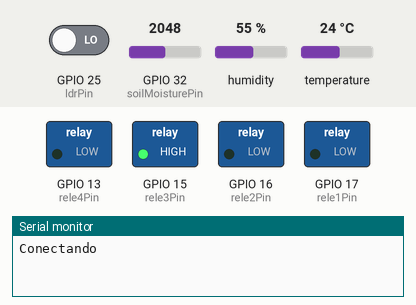
Recording of a sketch running on a simulated ESP32. Parts: switched loads named in the sketch (green lamp = pin HIGH), the last lines printed to the serial monitor. The inputs (shaded band) are chosen by the test bench; at power-on: GPIO 32 (soilMoisturePin) = 2048, temperature 24 °C, GPIO 25 (ldrPin) LOW, humidity 55 %. WiFi joins after 1.5 s; servers stay silent unless stated; uploads are accepted with an empty reply; the local clock reads 2024-03-15 10:24:30 at power-on unless the sketch sets it.

Above: at 1.8 s.
1.9 s: GPIO 32 (soilMoisturePin) set to 1921
At 3.3 s:
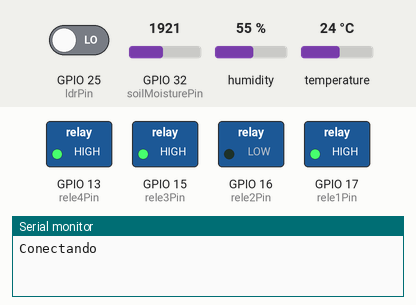
7.9 s: GPIO 32 (soilMoisturePin) set to 1824
At 13.5 s:
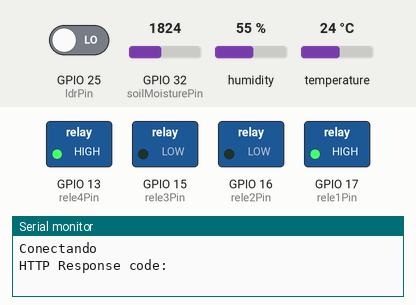
13.9 s: temperature set to 30.2 °C
19.4 s: temperature set to 31.8 °C
21.7 s: GPIO 25 (ldrPin) driven HIGH
At 25.4 s:
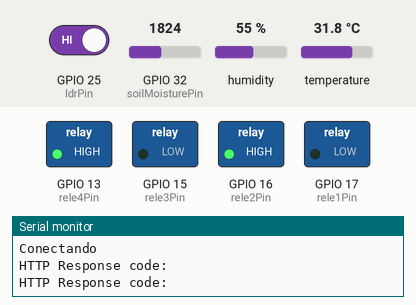
26.2 s: GPIO 32 (soilMoisturePin) set to 2047
At 28.1 s:
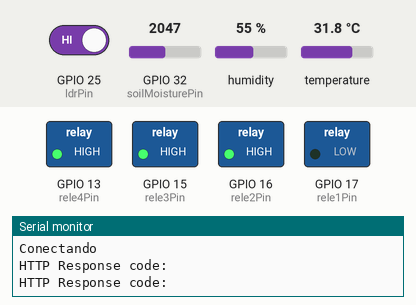
Timing chart, 0 to 29.2 s (numbered marks = the images above; inputs shaded):
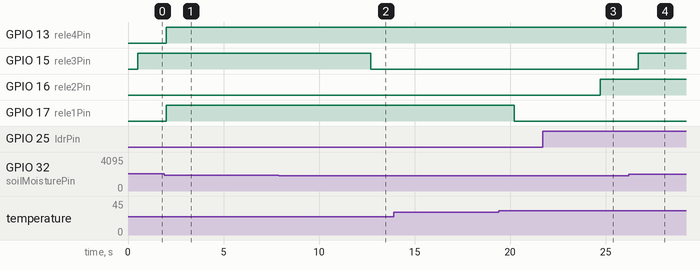

The sketch:

codigoESP32.ino
```cpp
#include "DHTesp.h"
#include <Arduino.h>
#include <Wire.h>
#include <WiFi.h>
#include <WiFiClientSecure.h>
#include <HTTPClient.h>
#include <cfloat>
#include <time.h>
//#include "BluetoothSerial.h"


// Filtro Média Móvel
class MovingAverageFilter {
public:
    MovingAverageFilter(int size = 10)
        : size(size), position(0), sum(0), full(false), lowerBandThreshold(-FLT_MAX), upperBandThreshold(FLT_MAX) {
        buffer = new float[size];
        for (int i = 0; i < size; i++) {
            buffer[i] = 0;
        }
    }

    ~MovingAverageFilter() {
        delete[] buffer;
    }

    float add(float value) {
        float currentAverage = (full) ? sum / size : sum / (position + 1);

        // Bandpass filter
        float difference = abs(value - currentAverage);
        if (difference < lowerBandThreshold || difference > upperBandThreshold) {
            value = currentAverage; // This could be set to another strategy if needed
        }

        if (full) {
            sum -= buffer[position];
        }

        sum += value;
        buffer[position] = value;

        position++;
        if (position >= size) {
            position = 0;
            full = true;
        }

        return currentAverage;
    }

    // Método adicionado para obter o valor médio atual
    float getAverage() const {
        return (full) ? sum / size : sum / (position + 1);
    }

    void setBandpassThresholds(float lowerThreshold, float upperThreshold) {
        lowerBandThreshold = lowerThreshold;
        upperBandThreshold = upperThreshold;
    }

private:
    float* buffer;
    int size;
    int position;
    float sum;
    bool full;

    float lowerBandThreshold;
    float upperBandThreshold;
};


// Configuração de hora
const char* ntpServer = "pool.ntp.org";
const long  gmtOffset_sec = -10800;    // Offset em segundos para sua zona de tempo local
const int   daylightOffset_sec = 0; // Ajuste para horário de verão, se necessário
static String ultimaHoraAtual = "";
static time_t ultimoTempoObtido = 0;
static unsigned int ultimoObtidoMillis = 0;
const unsigned int INTERVALO_OBTENCAO_HORA = 3600000;  // 1 hora em milissegundos

// Replace with your network credentials
const char* ssid     = "OnePlus6";
const char* password = "12345678";

// REPLACE with your Domain name and URL path or IP address with path
const char* serverName = "https://oantichifre.com/esp-post-data.php";

// Keep this API Key value to be compatible with the PHP code provided in the project page.
String apiKeyValue = "tPmAT5Ab3j7F9";


// Pinos dos relés
const int rele1Pin = 17; //pino para o Relé 1
const int rele2Pin = 16; //pino para o Relé 2
const int rele3Pin = 15; //pino para o Relé 3
const int rele4Pin = 13; //pino para o Relé 4

bool rele1Estado = LOW; // Estado inicial do Relé 1
bool rele2Estado = LOW; // Estado inicial do Relé 2
bool rele3Estado = LOW; // Estado inicial do Relé 3
bool rele4Estado = LOW; // Estado inicial do Relé 4
bool redeDisponivel = false;

// Pino de Serial para o sensor DHT22

#define DHT_PIN 22

//Temperatura Máxima e Mínima

#define TEMP_MAX 27
#define TEMP_MIN 23

//Setup DHT
DHTesp dht;

//Bluetooth
//BluetoothSerial ESP_BT;
//bool Override = false;
//int incoming;

// Pino do sensor LDR
const int ldrPin = 25;

// Pino conectado ao sensor de umidade do solo
const int soilMoisturePin = 32;

MovingAverageFilter FiltroTemp;
MovingAverageFilter FiltroUmid;
MovingAverageFilter FiltroLDR;
MovingAverageFilter FiltroUmidSolo;

void setup() {
  Serial.begin(115200);
  // WIFI
  WiFi.begin(ssid, password);
  Serial.println("Conectando");
  // Hora
  setupNTP();

  //Bluetooth
  //ESP_BT.begin("ESP32_Control");

  // Inicializa os pinos dos relés como saídas
  pinMode(rele1Pin, OUTPUT);
  pinMode(rele2Pin, OUTPUT);
  pinMode(rele3Pin, OUTPUT);
  pinMode(rele4Pin, OUTPUT);

  // Inicializa o sensor DHT22
  dht.setup(DHT_PIN, DHTesp::DHT22);

  // Inicializa o pino do sensor LDR como entrada
  pinMode(ldrPin, INPUT);

  // Inicializar o pino do sensor de umidade do solo como entrada
  pinMode(soilMoisturePin, INPUT);

  //inicialização dos filtors de passa-faixa
  TempAndHumidity newValues = dht.getTempAndHumidity();
  float temperatura = newValues.temperature;
  float umidade = newValues.humidity;
  float mediaUmid = FiltroUmid.add(umidade);
  float mediaTemp = FiltroTemp.add(temperatura);
  FiltroTemp.setBandpassThresholds(0,20.00);
  FiltroUmid.setBandpassThresholds(0,10.0);


}


void loop() {
  unsigned long currentMillis = millis();
/*
  if (ESP_BT.available())
    {
      incoming = ESP_BT.read(); //Read what we receive

      // separate button ID from button value -> button ID is 10, 20, 30, etc, value is 1 or 0
      int button = floor(incoming / 10);
      int value = incoming % 10;

      switch (button) {
        case 1:
          digitalWrite(rele1Pin, value);
          break;
        case 2:
          digitalWrite(rele2Pin, value);
          break;
        case 3:
          digitalWrite(rele3Pin, value);
          break;
        case 4:
          digitalWrite(rele4Pin, value);
          break;
        case 5:
          Override = value;
          break;
      }
    }
*/


  // loopDHT22: every 2 seconds
  static unsigned long lastDHT22Millis = 0;
  if (currentMillis - lastDHT22Millis >= 2000) {
    lastDHT22Millis = currentMillis;
    TempAndHumidity newValues = dht.getTempAndHumidity();

    if (dht.getStatus() != 0)
    {
    Serial.println("Erro na leitura do DHT22!");
    return;
    }

    float temperatura = newValues.temperature;
    float umidade = newValues.humidity;
    int estadoRele1 = digitalRead(rele1Pin);
    int estadoRele4 = digitalRead(rele4Pin);
    float mediaUmid = FiltroUmid.add(umidade);
    float mediaTemp = FiltroTemp.add(temperatura);


      // Controla o rele 1, Aquecedor
    //if(Override == false){
      if (mediaTemp < TEMP_MIN) {
        digitalWrite(rele1Pin, HIGH); // Liga o Relé 1
      } else {
        digitalWrite(rele1Pin, LOW); // Desliga o Relé 1
      }

      // Exemplo: Ligar o Relé 2 se a umidade estiver abaixo de 40%
      if (mediaUmid < 40) {
        digitalWrite(rele4Pin, HIGH); // Liga o Relé 2
      } else {
        digitalWrite(rele4Pin, LOW); // Desliga o Relé 2
      }
    //}
  }

  // loopLuminosidade_USolo: every 0.5 seconds
  static unsigned long lastLuminosidade_USoloMillis = 0;
  if (currentMillis - lastLuminosidade_USoloMillis >= 500) {
      lastLuminosidade_USoloMillis = currentMillis;
      // Le dados dos sensores (temperatura, umidade, luminosidade, estado dos relés)
      bool luminosidade = digitalRead(ldrPin);
      int estadoRele3 = digitalRead(rele3Pin);
      int estadoRele2 = digitalRead(rele2Pin);
      float umidadeSolo = linearizacaoSolo(analogRead(soilMoisturePin));

      float mediaLDR = FiltroLDR.add(luminosidade);
      float mediaUmidSolo = FiltroUmidSolo.add(umidadeSolo);

      // Exemplo: Ligar uma luz se a luminosidade for menor que um valor específico
      //if(Override == false){
      if (mediaLDR > 0.5) {
        // luminosidade é booleano
        digitalWrite(rele2Pin, HIGH); // Liga a luz
      } else {
        digitalWrite(rele2Pin, LOW); // Desliga a luz
      }

      // Exemplo: Ligar o Relé 4 se a temperatura estiver acima de TEMP_MAX
      if (mediaUmidSolo < 50) {
        digitalWrite(rele3Pin, HIGH); // Liga o Relé 4
      } else {
        digitalWrite(rele3Pin, LOW); // Desliga o Relé 4
      }
    //}
  }

  // loopWIFI: every 4 seconds
  static unsigned long lastWIFIMillis = 0;
  if (currentMillis - lastWIFIMillis >= 10000) {
    lastWIFIMillis = currentMillis;
    float mediaTemp = FiltroTemp.getAverage();
    float mediaUmid = FiltroUmid.getAverage();
    float mediaUmidSolo = FiltroUmidSolo.getAverage();
    float mediaLDR = FiltroLDR.getAverage();
      //Check WiFi connection status
    if(WiFi.status()== WL_CONNECTED){
      WiFiClientSecure *client = new WiFiClientSecure;
      client->setInsecure(); //don't use SSL certificate
      HTTPClient https;

      // Your Domain name with URL path or IP address with path
      https.begin(*client, serverName);

      // Specify content-type header
      https.addHeader("Content-Type", "application/x-www-form-urlencoded");

      // Prepare your HTTP POST request data
    String httpRequestData = "api_key=" + apiKeyValue
                          + "&temperature=" + String(mediaTemp)
                          + "&humidity=" + String(mediaUmid)
                          + "&soilMoisture=" + String(mediaUmidSolo)
                          + "&luminosity=" + String(mediaLDR)
                          + "&date=" + obterDataAtual();

      // Send HTTP POST request
      int httpResponseCode = https.POST(httpRequestData);

      if (httpResponseCode>0) {
         String response = https.getString();
        Serial.print("HTTP Response code: ");
        Serial.println(response);
      }
      else {
        Serial.print("Error code: ");
        Serial.println(httpResponseCode);
      }
      // Free resources
      https.end();
    }
    else {
      Serial.println("WiFi Disconnected");
    }
  }
}


float linearizacaoSolo(float value) {
  // Verifica se o valor de entrada está no intervalo esperado
    if (value < 1000) value = 1000;
    if (value > 2700) value = 2700;

    // Lineariza o valor de forma invertida
    // Agora o cálculo é ajustado para a inversão
    int outputValue = (2700 - value) * 100 / (2700 - 1000);

    return outputValue;
}


void setupNTP() {
    configTime(gmtOffset_sec, daylightOffset_sec, ntpServer);
}

String obterDataAtual() {
    unsigned long currentMillis = millis();
    if (currentMillis - ultimoObtidoMillis >= INTERVALO_OBTENCAO_HORA || ultimoObtidoMillis == 0) {
        struct tm timeinfo;
        if (!getLocalTime(&timeinfo)) {
            return "Failed to obtain time";
        }
        ultimoTempoObtido = mktime(&timeinfo);
        ultimoObtidoMillis = currentMillis;
    } else {
        unsigned long offsetSec = (currentMillis - ultimoObtidoMillis) / 1000;
        ultimoTempoObtido += offsetSec;
        ultimoObtidoMillis += offsetSec * 1000;
    }

    struct tm timeinfo;
    localtime_r(&ultimoTempoObtido, &timeinfo);
    char buffer[26];
    strftime(buffer, sizeof(buffer), "%Y-%m-%d %H:%M:%S", &timeinfo);
    return String(buffer);
}
```

Measured:
- the behaviour switches between 1851 and 1850 on GPIO 32 (soilMoisturePin) (found by bisection; images 1 and 2)
- after the input at 7.9 s, GPIO 15 (rele3Pin): HIGH → LOW after 4.8 s
- after the input at 13.9 s, every drawn part: stays the same
- after the input at 21.7 s, GPIO 16 (rele2Pin): LOW → HIGH after 3.0 s
- after the input at 26.2 s, GPIO 15 (rele3Pin): LOW → HIGH after 0.51 s
